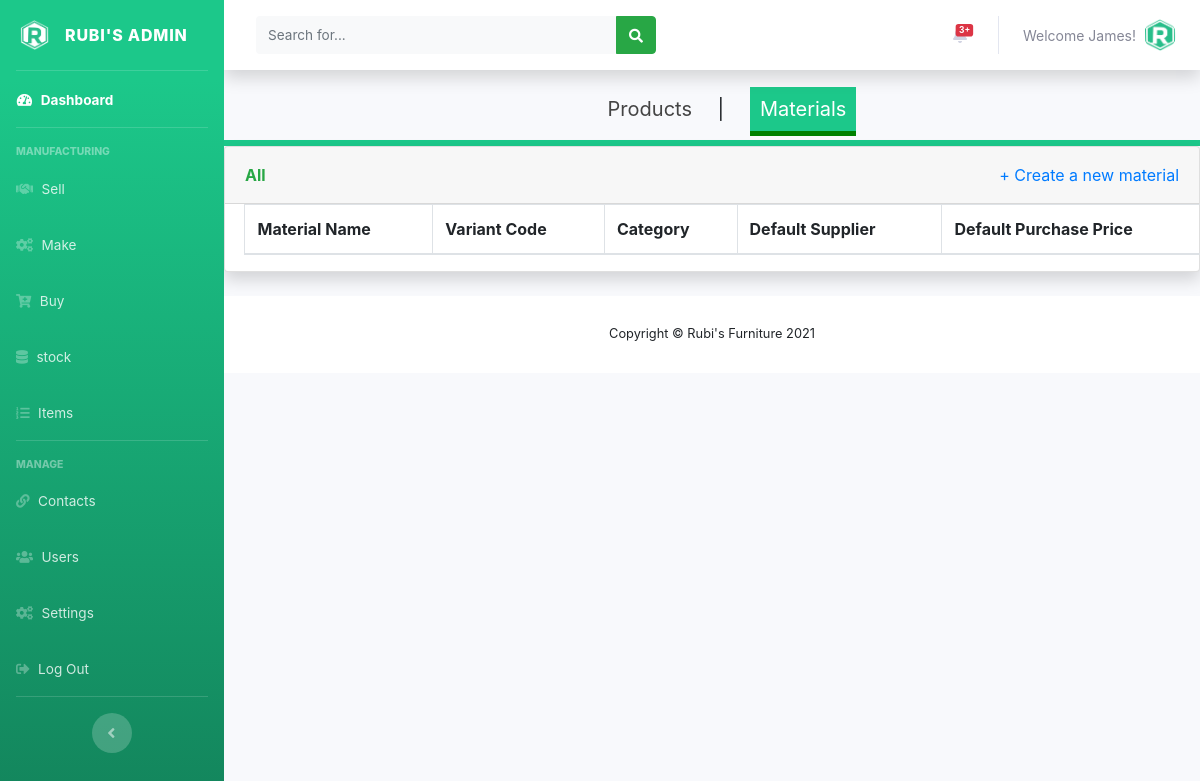
/admin/materials.php (signed in), run on an earlier commit of the app's database.
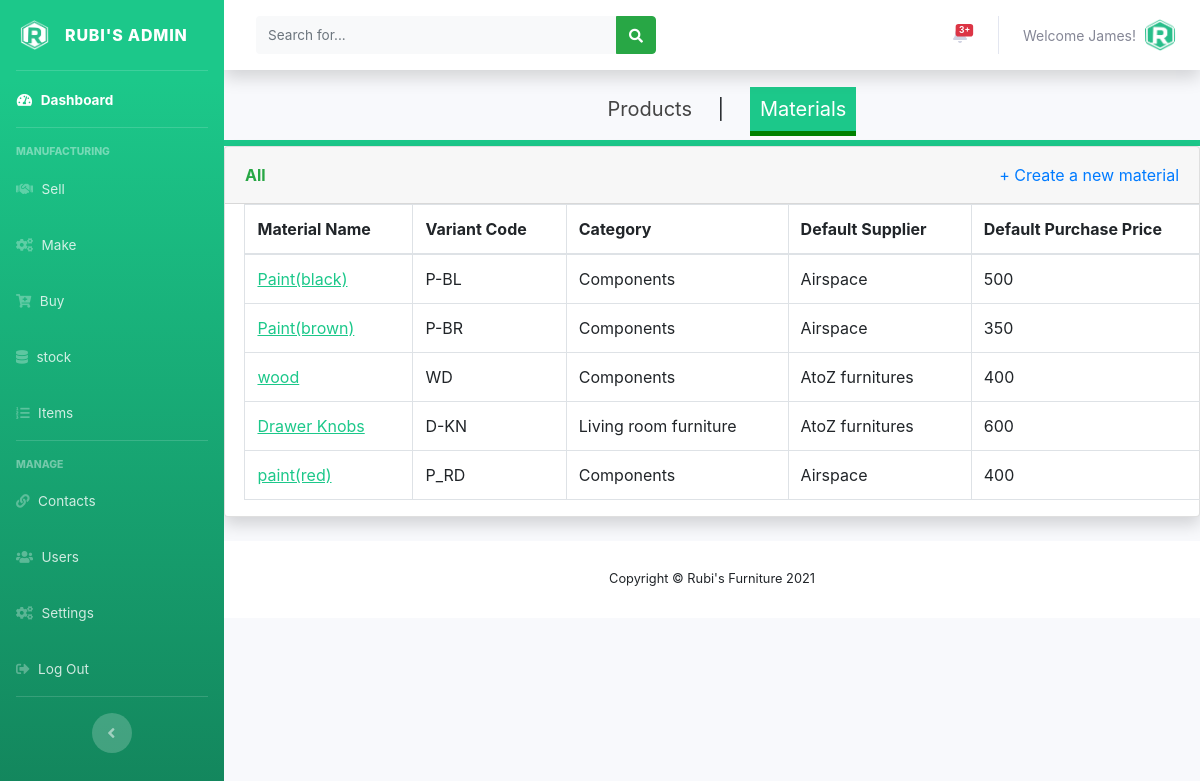
And on a later commit of the database.
### tables this page shows
CREATE TABLE IF NOT EXISTS `users` (
  `user_id` int(11) NOT NULL AUTO_INCREMENT,
  `full_name` varchar(150) NOT NULL,
  `user_name` varchar(120) NOT NULL,
  `user_password` varchar(250) NOT NULL,
  `email` varchar(120) NOT NULL,
  `role` int(10) NOT NULL,
  `date_created` timestamp NOT NULL DEFAULT CURRENT_TIMESTAMP,
  PRIMARY KEY (`user_id`),
  KEY `role` (`role`)
);

CREATE TABLE IF NOT EXISTS `tbl_materials` (
  `id` int(11) NOT NULL AUTO_INCREMENT,
  `material_name` varchar(150) NOT NULL,
  `material_code` varchar(150) NOT NULL,
  `category` int(11) NOT NULL,
  `default_supplier` int(11) NOT NULL,
  `purchase_price` float NOT NULL,
  `date_created` timestamp NOT NULL DEFAULT CURRENT_TIMESTAMP,
  PRIMARY KEY (`id`)
);

CREATE TABLE IF NOT EXISTS `tbl_categories` (
  `id` int(11) NOT NULL AUTO_INCREMENT,
  `category_description` varchar(150) NOT NULL,
  PRIMARY KEY (`id`)
);

CREATE TABLE IF NOT EXISTS `tbl_suppliers` (
  `id` int(11) NOT NULL AUTO_INCREMENT,
  `supplier_name` varchar(150) NOT NULL,
  PRIMARY KEY (`id`)
);

### admin/materials.php (the view, shortened to what the changed rows need)
<?php
include('../includes/config.php');
if(isset($_POST['create_material'])){
  $material_name = $_POST['material_name'];
  $material_code = $_POST['material_code'];
  $material_category = $_POST['material_category'];
  $material_supplier = $_POST['material_supplier'];
  $material_price = $_POST['material_price'];
  $sql = "INSERT INTO `tbl_materials`(material_name, material_code, category, default_supplier, purchase_price) VALUES(:material_name, :material_code, :material_category, :material_supplier, :material_price)";
  $query = $dbconn->prepare($sql);
  $query->bindParam(':material_name', $material_name, PDO::PARAM_STR);
  $query->bindParam(':material_code', $material_code, PDO::PARAM_STR);
  $query->bindParam(':material_category', $material_category, PDO::PARAM_STR);
  $query->bindParam(':material_supplier', $material_supplier, PDO::PARAM_STR);
  $query->bindParam(':material_price', $material_price, PDO::PARAM_STR);
  $query->execute();
  $lastInsertId = $dbconn->lastInsertId();
  if($lastInsertId){
    echo ('<script>alert("A new material has been added successfully.")</script>');
  }
  else {
    echo ('<script>alert("Sorry, there was an error in adding a new material.")</script>');
  }
}
else{
  include('includes/header.php');
  include('includes/topbar.php');
  ?>
  <div class="card shadow mb-4">
    <div class="table-responsive">
      <?php
      $sql = "SELECT tbl_materials.material_name, tbl_materials.material_code, tbl_materials.default_supplier, tbl_materials.purchase_price, tbl_suppliers.supplier_name, tbl_categories.category_description FROM tbl_materials INNER JOIN tbl_suppliers ON tbl_materials.default_supplier = tbl_suppliers.id INNER JOIN tbl_categories ON tbl_materials.category = tbl_categories.id";
    	$querry=$dbconn->prepare($sql);
    	$querry->execute();
    	$rows = $querry->fetchAll(PDO::FETCH_OBJ);
    	$count = $querry->rowCount();
      ?>
      <table class="table table-bordered" id="dataTable" width="120%" cellspacing="0">
        <thead>
          <tr>
            <th>Material Name</th>
            <th>Variant Code</th>
            <th>Category</th>
            <th>Default Supplier</th>
            <th>Default Purchase Price</th>
          </tr>
        </thead>
        <tbody>
      <?php if($count > 0)
          {
            foreach($rows as $row) {
              ?>
          <tr>
            <td><a href="#" class="prod" style="color: #1cc88a;"><?php echo htmlentities($row->material_name);?></a></td>
            <td><?php echo htmlentities($row->material_code);?></td>
            <td><?php echo htmlentities($row->category_description);?></td>
            <td><?php echo htmlentities($row->supplier_name);?></td>
            <td><?php echo htmlentities($row->purchase_price);?></td>
          </tr>
        <?php }}?>
        </tbody>
      </table>
    </div>
  </div>
  <?php
  include('includes/footer.php');
}?>

### admin/includes/topbar.php (shortened to what the changed rows need)
<div id="content-wrapper" class="d-flex flex-column">
  <div id="content">
    <nav class="navbar navbar-expand navbar-light bg-white topbar mb-4 static-top shadow">
    <ul class="navbar-nav ml-auto">
<li class="nav-item dropdown no-arrow">
  <a class="nav-link dropdown-toggle" href="#" id="userDropdown" role="button"
  data-toggle="dropdown" aria-haspopup="true" aria-expanded="false">
  <?php
  $staff_id = $_SESSION['user_id'];
  $sql = "SELECT user_name FROM users WHERE user_id = :staff_id";
  $querry=$dbconn->prepare($sql);
  $querry->bindParam(':staff_id', $staff_id, PDO::PARAM_INT);
  $querry->execute();
  $rows = $querry->fetchAll(PDO::FETCH_ASSOC);
  $count = $querry->rowCount();
  if($count > 0)
  {
    foreach($rows as $row) {?>
      <span class="mr-2 d-none d-lg-inline text-gray-600 small"><?php echo htmlentities('Welcome'."  ".$row['user_name'].'!') ?></span>
    <?php }
  }?>
  <img class="img-profile rounded-circle"
  src="../assets/img/logo/rubi_icon.png">
</a>
</li>
</ul>
</nav>

What changed in the data, as far as the page shows it:
added tbl_materials: material_name "Paint(black)", material_code "P-BL", tbl_categories.category_description "Components", tbl_suppliers.supplier_name "Airspace", purchase_price "500"
added tbl_materials: material_name "Paint(brown)", material_code "P-BR", tbl_categories.category_description "Components", tbl_suppliers.supplier_name "Airspace", purchase_price "350"
added tbl_materials: material_name "wood", material_code "WD", tbl_categories.category_description "Components", tbl_suppliers.supplier_name "AtoZ furnitures", purchase_price "400"
added tbl_materials: material_name "Drawer Knobs", material_code "D-KN", tbl_categories.category_description "Living room furniture", tbl_suppliers.supplier_name "AtoZ furnitures", purchase_price "600"
added tbl_materials: material_name "paint(red)", material_code "P_RD", tbl_categories.category_description "Components", tbl_suppliers.supplier_name "Airspace", purchase_price "400"
